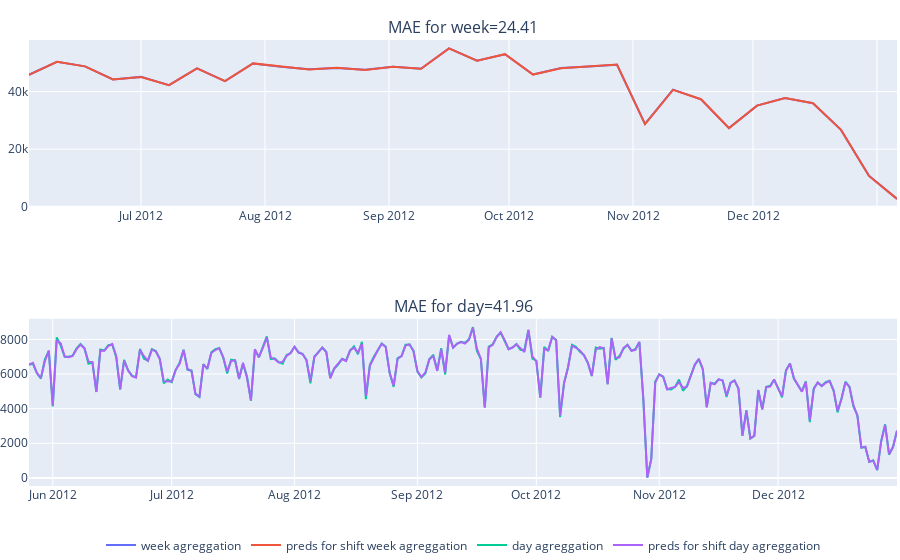

Notebook code for this chart:
### Code cell
mae_mean_shift_week = mae(test1, 'cnt', 'pred4')
mae_mean_shift_day = mae(test2, 'cnt', 'pred4')

fig = make_subplots(rows = 2, cols=1, 
                    subplot_titles=(f"MAE for week={mae_mean_shift_week}", f"MAE for day={mae_mean_shift_day}"))

fig.add_trace(go.Scatter(x=test1.index, y= test1['cnt'],  name = 'week agreggation'), 1,1)
fig.add_trace(go.Scatter(x= test1.index, y=test1['pred4'], name = 'preds for shift week agreggation'), 1,1)

fig.add_trace(go.Scatter(x=test2.index, y= test2['cnt'],  name = 'day agreggation'), 2,1)
fig.add_trace(go.Scatter(x= test2.index, y=test2['pred4'], name = 'preds for shift day agreggation'), 2,1)

fig.update_layout(legend_orientation="h",
                  legend=dict(x=.5, xanchor="center"),
                  hovermode="x",
                  margin=dict(l=0, r=0, t=40, b=0))
fig.show()

### Figure 1 — Plotly figure (JSON) as saved in the notebook; plotly's stock layout.template omitted (floating-point values rounded to 4 significant figures; data arrays with more than 128 entries replaced by an {"elided": "..."} marker saying what was removed)
{"data": [{"name": "week agreggation", "type": "scatter", "x": ["2012-06-03T00:00:00", "2012-06-10T00:00:00", "2012-06-17T00:00:00", "2012-06-24T00:00:00", "2012-07-01T00:00:00", "2012-07-08T00:00:00", "2012-07-15T00:00:00", "2012-07-22T00:00:00", "2012-07-29T00:00:00", "2012-08-05T00:00:00", "2012-08-12T00:00:00", "2012-08-19T00:00:00", "2012-08-26T00:00:00", "2012-09-02T00:00:00", "2012-09-09T00:00:00", "2012-09-16T00:00:00", "2012-09-23T00:00:00", "2012-09-30T00:00:00", "2012-10-07T00:00:00", "2012-10-14T00:00:00", "2012-10-21T00:00:00", "2012-10-28T00:00:00", "2012-11-04T00:00:00", "2012-11-11T00:00:00", "2012-11-18T00:00:00", "2012-11-25T00:00:00", "2012-12-02T00:00:00", "2012-12-09T00:00:00", "2012-12-16T00:00:00", "2012-12-23T00:00:00", "2012-12-30T00:00:00", "2013-01-06T00:00:00"], "xaxis": "x", "y": [45867, 50380, 48765, 44212, 45116, 42250, 48068, 43659, 49778, 48625, 47735, 48181, 47566, 48667, 47920, 55022, 50722, 52959, 45948, 48161, 48717, 49331, 28762, 40675, 37299, 27315, 35137, 37762, 35966, 26696, 10720, 2729], "yaxis": "y"}, {"name": "preds for shift week agreggation", "type": "scatter", "x": ["2012-06-03T00:00:00", "2012-06-10T00:00:00", "2012-06-17T00:00:00", "2012-06-24T00:00:00", "2012-07-01T00:00:00", "2012-07-08T00:00:00", "2012-07-15T00:00:00", "2012-07-22T00:00:00", "2012-07-29T00:00:00", "2012-08-05T00:00:00", "2012-08-12T00:00:00", "2012-08-19T00:00:00", "2012-08-26T00:00:00", "2012-09-02T00:00:00", "2012-09-09T00:00:00", "2012-09-16T00:00:00", "2012-09-23T00:00:00", "2012-09-30T00:00:00", "2012-10-07T00:00:00", "2012-10-14T00:00:00", "2012-10-21T00:00:00", "2012-10-28T00:00:00", "2012-11-04T00:00:00", "2012-11-11T00:00:00", "2012-11-18T00:00:00", "2012-11-25T00:00:00", "2012-12-02T00:00:00", "2012-12-09T00:00:00", "2012-12-16T00:00:00", "2012-12-23T00:00:00", "2012-12-30T00:00:00", "2013-01-06T00:00:00"], "xaxis": "x", "y": [45855, 50378, 48767, 44233, 45093, 42237, 48100, 43627, 49801, 48638, 47712, 48245, 47532, 48624, 47951, 55020, 50716, 53002, 45925, 48136, 48756, 49383, 28723, 40619, 37349, 27333, 35127, 37762, 35984, 26704, 10696, 2729], "yaxis": "y"}, {"name": "day agreggation", "type": "scatter", "x": {"elided": "220 str values"}, "xaxis": "x2", "y": {"elided": "220 int values"}, "yaxis": "y2"}, {"name": "preds for shift day agreggation", "type": "scatter", "x": {"elided": "220 str values"}, "xaxis": "x2", "y": {"elided": "220 int values"}, "yaxis": "y2"}], "layout": {"annotations": [{"font": {"size": 16}, "showarrow": false, "text": "MAE for week=24.41", "x": 0.5, "xanchor": "center", "xref": "paper", "y": 1, "yanchor": "bottom", "yref": "paper"}, {"font": {"size": 16}, "showarrow": false, "text": "MAE for day=41.96", "x": 0.5, "xanchor": "center", "xref": "paper", "y": 0.375, "yanchor": "bottom", "yref": "paper"}], "hovermode": "x", "legend": {"orientation": "h", "x": 0.5, "xanchor": "center"}, "margin": {"b": 0, "l": 0, "r": 0, "t": 40}, "xaxis": {"anchor": "y", "domain": [0, 1]}, "xaxis2": {"anchor": "y2", "domain": [0, 1]}, "yaxis": {"anchor": "x", "domain": [0.625, 1]}, "yaxis2": {"anchor": "x2", "domain": [0, 0.375]}}}
